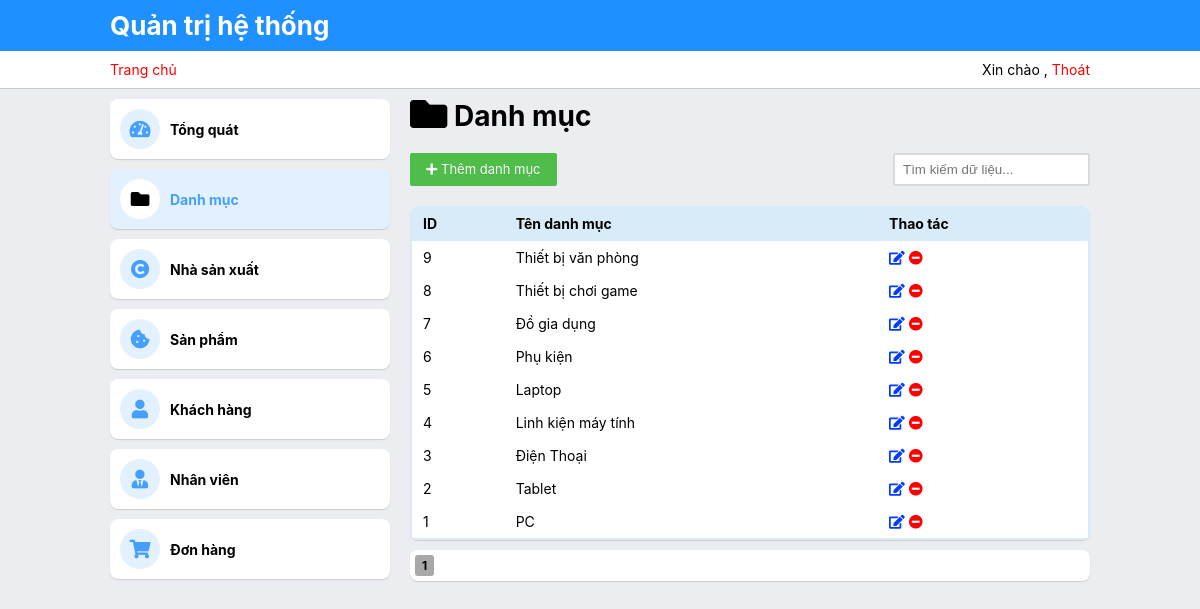
/admin/category.php (signed in), run on the app's committed database.
### tables this page shows
CREATE TABLE THELOAI(
    id int not null primary key auto_increment,
    ten varchar(100) not null
);

### core/interact.database.php (called while the page is built, shortened)
<?php
require_once __DIR__ . "/connect.php";
function select(string $query): array
{
    global $mysqli;
    $result = [];
    $data = $mysqli->query($query);
    if ($data->num_rows > 0) {
        while ($row = $data->fetch_assoc()) {
            array_push($result, $row);
        }
    }
    return $result;
}
function query(string $query)
{
    global $mysqli;
    return $mysqli->query($query);
}

### admin/category.php (the view, shortened to what this page needs)
<?php
$gpage = isset($_GET["page"]) ? (int)($_GET["page"]) : 1;
$page = ($gpage - 1) * 10;
$max = 10;
$search = isset($_GET["search"]) ? (string)($_GET["search"]) : "";
$querySearch = "";
$dulieu = select("SELECT * FROM theloai " . $querySearch . " ORDER BY id DESC LIMIT " . $page . ", " . $max);
$soluong = query("SELECT * FROM theloai " . $querySearch . "")->num_rows;
?>
<!DOCTYPE html>
<html lang="en">
<head>
    <link rel="stylesheet" href="./assets/css/index2.css">
    <link rel="stylesheet" href="https://pro.fontawesome.com/releases/v5.10.0/css/all.css" />
</head>
<body>
    <div id="wrap">
        <?php include(__DIR__ . "/includes/head.php"); ?>
        <div class="flex-1">
            <div class="max mx-auto flex flex-row">
                <div class="content-left p-10" style="overflow: auto;">
                    <ul>
                        <li><a href="./"><i class="fas fa-lg fa-tachometer-alt"></i> Tổng quát</a></li>
                        <li class="current"><a href="./category.php"><i class="fas fa-lg fa-folder"></i> Danh mục</a></li>
                        <li><a href="./brand.php"><i class="fas fa-lg fa-copyright"></i> Nhà sản xuất</a></li>
                        <li><a href="./product.php"><i class="fas fa-lg fa-cookie-bite"></i> Sản phẩm</a></li>
                        <li><a href="./user.php"><i class="fas fa-lg fa-user"></i> Khách hàng</a></li>
                        <li><a href="./staff.php"><i class="fas fa-lg fa-user-tie"></i> Nhân viên</a></li>
                        <li><a href="./cart.html"><i class="fas fa-lg fa-shopping-cart"></i> Đơn hàng</a></li>
                    </ul>
                </div>
                <div class="flex-1 p-10">
                    <h1><i class="fas fa-lg fa-folder"></i> Danh mục</h1>
                    <div class="mt-10 flex justify-between items-center">
                        <a class="button button-green" href="./category_add.php"><i class="fas fa-plus"></i> Thêm danh mục</a>
                        <form action="" method="get">
                            <input type="text" name="search" value="<?= $search ?>" placeholder="Tìm kiếm dữ liệu..." require>
                        </form>
                    </div>
                    <div class="box mt-10">
                        <table>
                            <thead>
                                <tr>
                                    <th>ID</th>
                                    <th>Tên danh mục</th>
                                    <th>Thao tác</th>
                                </tr>
                            </thead>
                            <tbody>
                                <?php foreach ($dulieu as $item) { ?>
                                    <tr>
                                        <td><?= $item["id"] ?></td>
                                        <td><?= $item["ten"] ?></td>
                                        <td> <a title="Sửa" href="./category_edit.php?id=<?= $item["id"] ?>"><i class="fas fa-edit color-blue"></i></a> <a title="Xoá" href="./category_delete.php?id=<?= $item["id"] ?>"><i class="fas fa-minus-circle"></i></a></td>
                                    </tr>
                                <?php } ?>
                            </tbody>
                        </table>
                    </div>
                    <?php if ($soluong > 0) { ?>
                        <div class="box page mt-10">
                            <?php
                            for ($i = 1; $i <= ceil($soluong / $max); ++$i) {
                            ?><a href="./category.php?page=<?= $i ?><?php if ($search) {
                                                                        echo '&search=' . $search;
                                                                    } ?>" class="page-item<?php if ($gpage == $i) {
                                                                                            echo ' page-current';
                                                                                        } ?>">
                                    <?= $i ?>
                                </a><?php
                                }
                                    ?>
                        </div>
                    <?php } ?>
                </div>
            </div>
        </div>
    </div>
</body>
</html>

### admin/assets/css/index2.css (style rules this page uses)
* { padding: 0; margin: 0; box-sizing: border-box; }
body { font-family: -apple-system, BlinkMacSystemFont, "Segoe UI", Roboto, Oxygen, Ubuntu, Cantarell, "Open Sans", "Helvetica Neue", sans-serif; display: flex; flex-direction: column; background-color: #ecedf1; font-size: 14px; }
a { text-decoration: none; color: red; }
.max { max-width: 1000px; }
.mx-auto { margin: 0 auto; }
.p-10 { padding: 10px; }
.mt-10 { margin-top: 10px; }
.flex { display: flex; }
.flex-row { flex-direction: row; }
.justify-between { justify-content: space-between; }
.items-center { align-items: center; }
.flex-1 { flex: 1; }
.content-left { max-width: 300px; width: 100%; }
.content-left ul { list-style: none; }
.content-left ul li { border-radius: 8px; background-color: #fff; box-shadow: 0px 1px 1px 0px #ccc; font-weight: bold; cursor: pointer; color: #000; }
.content-left ul li a { padding: 10px; display: flex; align-items: center; color: inherit; }
.content-left ul li i { width: 40px; height: 40px; border-radius: 50%; display: flex; justify-content: center; align-items: center; margin-right: 10px; background-color: #e3f1ff; color: #449fff; }
.content-left ul li.current { background-color: #e3f1ff; color: #449fff; }
.content-left ul li.current i { background-color: #fff; color: #000; }
.content-left ul li + li { margin-top: 10px; }
.box { border-radius: 8px; background-color: #fff; box-shadow: 0px 1px 1px 0px #ccc; overflow: hidden; overflow-x: auto; }
table { width: 100%; line-height: 33px; text-align: left; background: white; border: 2px solid #d7ebf8; border-collapse: separate; border-radius: 2px; border-spacing: 0; }
table thead > tr > th { line-height: 31px; padding: 0 11px 2px; font-weight: bold; text-shadow: 0 1px rgb(255 255 255 / 20%); background: #d7ebf8; }
table tbody > tr > td { padding: 0 11px; }
a.button { line-height: 33px; text-decoration: none; }
.button { display: inline-block; vertical-align: top; height: 33px; line-height: 1; padding: 0 16px; font-size: 13px; color: #243140; text-align: center; text-shadow: 0 1px rgb(255 255 255 / 20%); background: #e5e7ed; border: 0; border-radius: 2px; cursor: pointer; -webkit-box-sizing: border-box; -moz-box-sizing: border-box; box-sizing: border-box; }
.button-green { color: white; text-shadow: 0 1px rgba(0, 0, 0, 0.08); background: #4ebd4a; }
.color-blue { color: #003cff; }
input[type="text"], input[type="number"], input[type="email"], input[type="url"], input[type="search"], select, textarea { display: inline-block; vertical-align: top; padding: 0 8px; height: 33px; line-height: 19px; color: #626262; background: white; border: 2px solid #d9d9d9; border-radius: 2px; }
.page { padding: 5px; }
.page > a { display: inline-block; padding: 3px 7px; border-radius: 3px; color: #000; font-size: 12px; font-weight: bold; }
.page > a.page-current { background-color: #a8a8a8; }
form input, form select, form textarea { margin: 10px 0; }

### data on the page
theloai: id "9", ten "Thiết bị văn phòng"
theloai: id "8", ten "Thiết bị chơi game"
theloai: id "7", ten "Đồ gia dụng"
theloai: id "6", ten "Phụ kiện"
theloai: id "5", ten "Laptop"
theloai: id "4", ten "Linh kiện máy tính"
theloai: id "3", ten "Điện Thoại"
theloai: id "2", ten "Tablet"
theloai: id "1", ten "PC"
